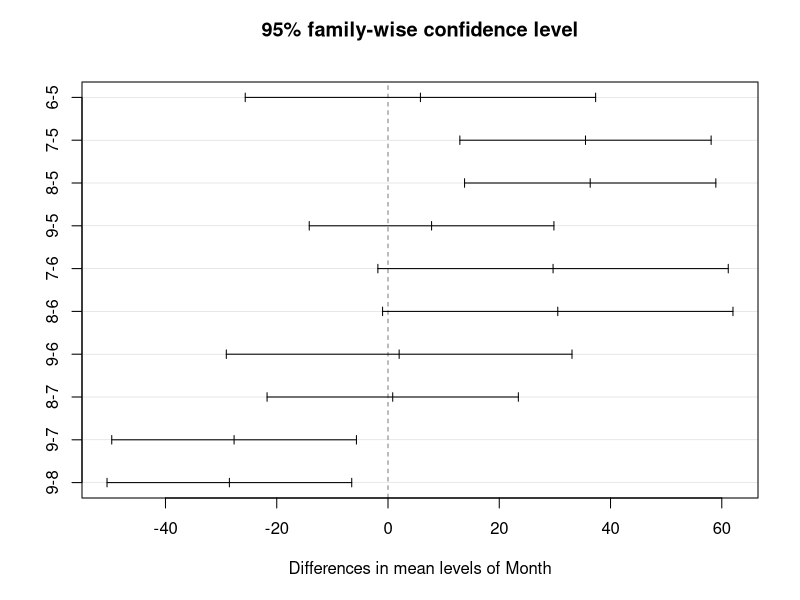
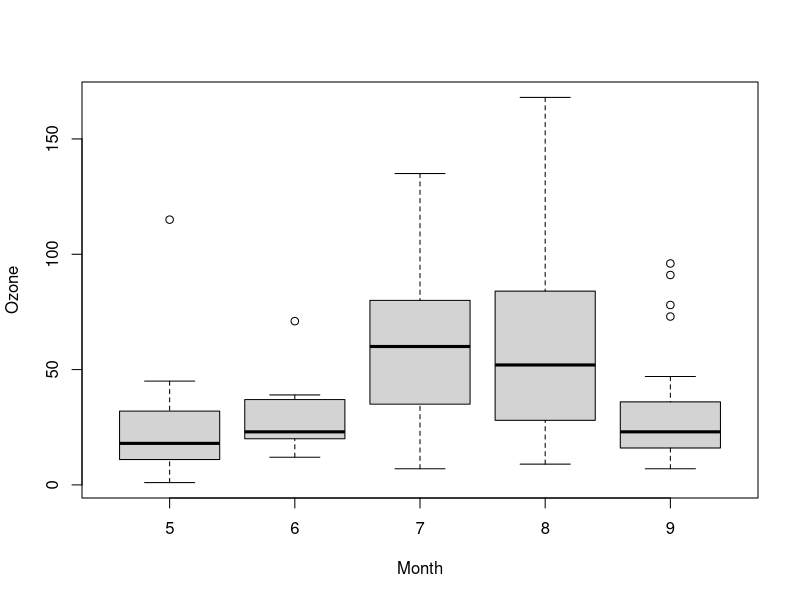

The R script that drew these images, in order:
#Q1 Problem 6.14, p.198
## a. Mantel-Haenszel and chi-squared test 
smoke<-array(c(7,55,31,269,7,20,18,112,7,33,24,114,
               40,88,45,172,34,50,24,55,27,55,24,58,30,34,17,17), dim=c(2,2,7),
             dimnames=list(Cups_per_Day=c(">=5","<5"),Groups=c("MI","Control")))
mantelhaen.test(smoke)

## Testing for associaion between X and Y
coffee<-matrix(c(152,335,183,797), nrow=2)
chisq.test(coffee)

#Q2 UCBAdmissions
UCBAdmissions
as.data.frame(UCBAdmissions)

## build a data frame
UCB <- as.data.frame.table(UCBAdmissions["Admitted", ,])
UCB
names(UCB)[3] <- "admit"
UCB$reject <- as.data.frame.table(UCBAdmissions["Rejected", ,])$Freq
UCB$Gender <- relevel(UCB$Gender,ref = "Male")

## Bound last two columns to form response as categorical 0 and 1
admit <- "cbind(admit,reject) ~ Gender * Dept"

## glm function with interaction
UCB.glm <- glm(admit, family=binomial(logit), data=UCB)
anova(UCB.glm, test="Chisq")
summary(UCB.glm)

## glm function without interaction
UCB2.glm <- glm(cbind(admit,reject)~Gender + Dept,family=binomial(logit), data=UCB)
anova(UCB2.glm,test="Chisq")
summary(UCB2.glm)

#Q3
## Part(a)
chisq.test(c(78,71,87,86),p=c(1/4,1/4,1/4,1/4))
expected<-chisq.test(c(78,71,87,86),p=c(1/4,1/4,1/4,1/4))$expected
observed<-c(78,71,87,86)
chisq<-sum((expected-observed)^2/expected)
chisq

## Part(b)
chisq.test(c(40,19,40,43),p=c(1/4,1/4,1/4,1/4))

## Part(c)
chisq.test(c(50,48,46,34),p=c(1/4,1/4,1/4,1/4))
chisq.test(c(30,40,36,35),p=c(1/4,1/4,1/4,1/4))

## Part(d)
combined<-array(c(50,30,95,40,78,48,40,93,19,71,46,36,88,40,87,
                  34,35,83,43,86),dim=c(5,4))
chisq.test(combined)

#Q4
ownership<-matrix(c(583,139,524,145,24,59,86,24,74,182,31,145),nrow=3,
            dimnames=list(c("L/S","Lap Only","None"),
                          c("Individuals","Rental","Lease","Other Corporate")))
chisq.test(ownership)
chisq.test(ownership)$residual

ownership.pval<-pnorm(abs(chisq.test(ownership)$residual),lower.tail=F)*2
ownership.pval
ownership.pval*6

#Q5
airquality
airquality$Month <- factor(airquality$Month) 
summary(fm1<-aov(Ozone~Month, data=airquality))

TukeyHSD(fm1,"Month",ordered=TRUE)
plot(TukeyHSD(fm1, "Month"))
boxplot(Ozone~Month, data=airquality,xlab='Month',ylab='Ozone')



####################### Alternative Q2 ###########################
ftable(UCBAdmissions,row.vars="Dept",col.vars=c("Gender","Admit"))
margin.table(UCBAdmissions,2:1)
round(prop.table(margin.table(UCBAdmissions, 2:1),1),3)
UCB <- as.data.frame(UCBAdmissions)
library(reshape2)
UCB2 <- dcast(UCB, Gender + Dept ~ Admit, value.var="Freq")
options(contrasts=c("contr.treatment", "contr.poly"))
UCB.glm <- glm(cbind(Admitted, Rejected) ~ Dept + Gender, family=binomial, data=UCB2)
summary(UCB.glm)

